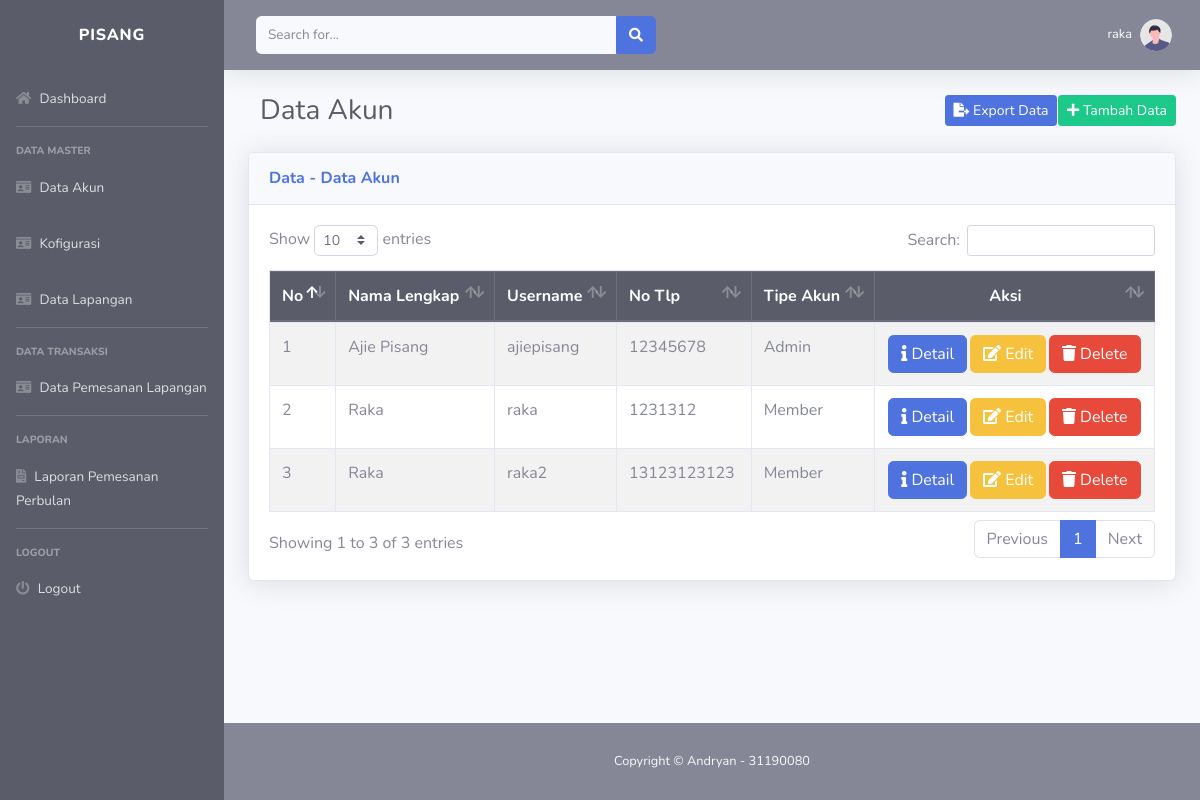
The app's page /adm/akun.php (signed in) with its own data.
### tables this page shows
CREATE TABLE `data_user` (
  `id_user` int(8) NOT NULL,
  `nama_user` varchar(100) NOT NULL,
  `no_tlp` varchar(16) NOT NULL,
  `alamat` varchar(255) NOT NULL,
  `tipe_akun` varchar(16) NOT NULL,
  `username` varchar(16) NOT NULL,
  `password` varchar(16) NOT NULL
);

### adm/akun.php (the view, shortened to what this page needs)
<?php
include '../function.php';
?>
<!DOCTYPE html>
<html lang="en">
    <head>
        <?php include "../layout/header.php"; ?>
    </head>
    <body id="page-top">
        <div id="wrapper">
            <?php include "sidebar.php"; ?>
            <div id="content-wrapper" class="d-flex flex-column">
                <div id="content">
                    <?php include "../layout/topbar.php"?>
                    <div class="container-fluid">
                        <div
                        class="d-sm-flex align-items-center justify-content-between mb-4"
                        >
                        <h2 class="h3 mb-0 text-gray-800 col-md-9">Data Akun</h2>
                        <a
                            href="export_akun.php"
                            class="btn btn-primary btn-sm"
                            role="button"
                            ><i class="fas fa-file-export"></i> Export Data</a
                        >
                        <button
                            type="button"
                            class="btn btn-success btn-sm"
                            data-toggle="modal"
                            data-target="#addAccountModal"
                        >
                            <i class="fas fa-plus"></i>
                            Tambah Data
                        </button>
                        </div>
                        <div class="card shadow mb-4">
                        <div class="card-header py-3">
                            <h6 class="m-0 font-weight-bold text-primary">
                            Data - Data Akun
                            </h6>
                        </div>
                        <div class="card-body">
                            <div class="table-responsive table-striped">
                            <table
                                class="table table-bordered"
                                id="dataTable"
                                width="100%"
                                cellspacing="0"
                            >
                                <thead class="thead-dark">
                                <tr>
                                    <th>No</th>
                                    <th>Nama Lengkap</th>
                                    <th>Username</th>
                                    <th>No Tlp</th>
                                    <th>Tipe Akun</th>
                                    <th class="text-center">Aksi</th>
                                </tr>
                                </thead>
                                <tbody>
                                <?php
                                $dataUser = mysqli_query($conn, "SELECT * FROM data_user");
                                $i = 1;
                                while ($data = mysqli_fetch_array($dataUser)) {
                                    $idUser = $data['id_user'];
                                    $namaLengkap = $data['nama_user'];
                                    $username = $data['username'];
                                    $no_tlp = $data['no_tlp'];
                                    $tipeAkun = $data['tipe_akun'];
                                    ?>
                                                    <tr>
                                                    <td>
                                                        <?= $i++; ?>
                                                    </td>
                                                    <td>
                                                        <?= ucwords($namaLengkap); ?>
                                                    </td>
                                                    <td>
                                                        <?= $username; ?>
                                                    </td>
                                                    <td>
                                                        <?= $no_tlp; ?>
                                                    </td>
                                                    <td>
                                                        <?= ucwords($tipeAkun); ?>
                                                    </td>
                                                    <td
                                                        class="d-sm-flex justify-content-around align-items-center"
                                                    >
                                                        <a
                                                        href="detail_akun.php?id=<?= $idUser ?>"
                                                        class="btn btn-primary"
                                                        role="button"
                                                        ><i class="fas fa-info"></i> Detail</a
                                                        >
                                                        <button
                                                        type="button"
                                                        class="btn btn-warning"
                                                        data-toggle="modal"
                                                        data-target="#editAccountModal<?= $idUser; ?>"
                                                        >
                                                        <i class="fas fa-edit"></i> Edit
                                                        </button>
                                                        <button
                                                        type="button"
                                                        class="btn btn-danger"
                                                        data-toggle="modal"
                                                        data-target="#deleteAccountModal<?= $idUser; ?>"
                                                        >
                                                        <i class="fas fa-trash"></i> Delete
                                                        </button>
                                                    </td>
                                                    </tr>
                                                    <?php
                                }
                                ?>
                                </tbody>
                            </table>
                            </div>
                        </div>
                        </div>
                    </div>
                </div>
                <?php include "../layout/footer.php"; ?>
            </div>
        </div>
    </body>
</html>

### layout/header.php (shortened to what this page needs)
<link href="../vendor/fontawesome-free/css/all.min.css" rel="stylesheet" type="text/css" />
<link href="../css/sb-admin-2.min.css" rel="stylesheet" />
<link href="../vendor/datatables/dataTables.bootstrap4.min.css" rel="stylesheet" />

### adm/sidebar.php
<ul class="navbar-nav bg-dark sidebar sidebar-dark accordion" id="accordionSidebar">
    <a class="sidebar-brand d-flex align-items-center justify-content-center" href="index.php">
        <div class="sidebar-brand-text mx-2">PiSang</div>
    </a>
    <li class="nav-item">
        <a class="nav-link" href="index.php">
            <i class="fas fa-home"></i>
            <span>Dashboard</span></a>
    </li>
    <hr class="sidebar-divider" />
    <div class="sidebar-heading">Data Master</div>
    <li class="nav-item">
        <a class="nav-link" href="akun.php">
            <i class="fas fa-id-card"></i>
            <span>Data Akun</span></a>
    </li>
    <li class="nav-item">
        <a class="nav-link" href="konfigurasi.php">
            <i class="fas fa-id-card"></i>
            <span>Kofigurasi</span></a>
    </li>
    <li class="nav-item">
        <a class="nav-link" href="lapangan.php">
            <i class="fas fa-id-card"></i>
            <span>Data Lapangan</span></a>
    </li>
    <hr class="sidebar-divider" />
    <div class="sidebar-heading">Data Transaksi</div>
    <li class="nav-item">
        <a class="nav-link" href="data_pemesanan_lapangan.php">
        <i class="fas fa-id-card"></i>
        <span>Data Pemesanan Lapangan</span></a>
    </li>
    <hr class="sidebar-divider" />
    <div class="sidebar-heading">Laporan</div>
    <li class="nav-item">
        <a class="nav-link" href="">
        <i class="fas fa-file-invoice"></i>
        <span>Laporan Pemesanan Perbulan</span></a>
    </li>
    <hr class="sidebar-divider" />
    <div class="sidebar-heading">Logout</div>
    <li class="nav-item">
        <a class="nav-link" href="../logout.php">
        <i class="fas fa-power-off"></i>
        <span>Logout</span></a>
    </li>
</ul>

### layout/topbar.php (shortened to what this page needs)
<nav class="navbar navbar-expand navbar-light bg-secondary topbar mb-4 static-top shadow">
    <form class="d-none d-sm-inline-block form-inline mr-auto ml-md-3 my-2 my-md-0 mw-100 navbar-search">
        <div class="input-group">
            <input type="text" class="form-control bg-light border-0 small" placeholder="Search for..."
              aria-label="Search" aria-describedby="basic-addon2" />
            <div class="input-group-append">
                <button class="btn btn-primary" type="button">
                    <i class="fas fa-search fa-sm"></i>
                </button>
            </div>
        </div>
    </form>
    <ul class="navbar-nav ml-auto">
        <li class="nav-item dropdown no-arrow">
            <a class="nav-link dropdown-toggle" href="#" id="userDropdown" role="button" data-toggle="dropdown"
              aria-haspopup="true" aria-expanded="false">
                <span class="mr-2 d-none d-lg-inline text-white small">
                    <?php
                    echo $_SESSION['nama'];
                    ?>
                </span>
                <img class="img-profile rounded-circle" src="img/undraw_profile.svg" />
            </a>
        </li>
    </ul>
</nav>

### layout/footer.php
<footer class="sticky-footer bg-secondary">
    <div class="container my-0">
        <div class="copyright text-center my-auto">
            <span class="text-light">Copyright &copy; Andryan - 31190080</span>
        </div>
    </div>
</footer>

### records on screen
data_user: nama_user "Ajie Pisang", username "ajiepisang", no_tlp "12345678", tipe_akun "Admin"
data_user: nama_user "Raka", username "raka", no_tlp "1231312", tipe_akun "Member"
data_user: nama_user "Raka", username "raka2", no_tlp "13123123123", tipe_akun "Member"

### other values on screen
$_SESSION['nama'] "raka"
